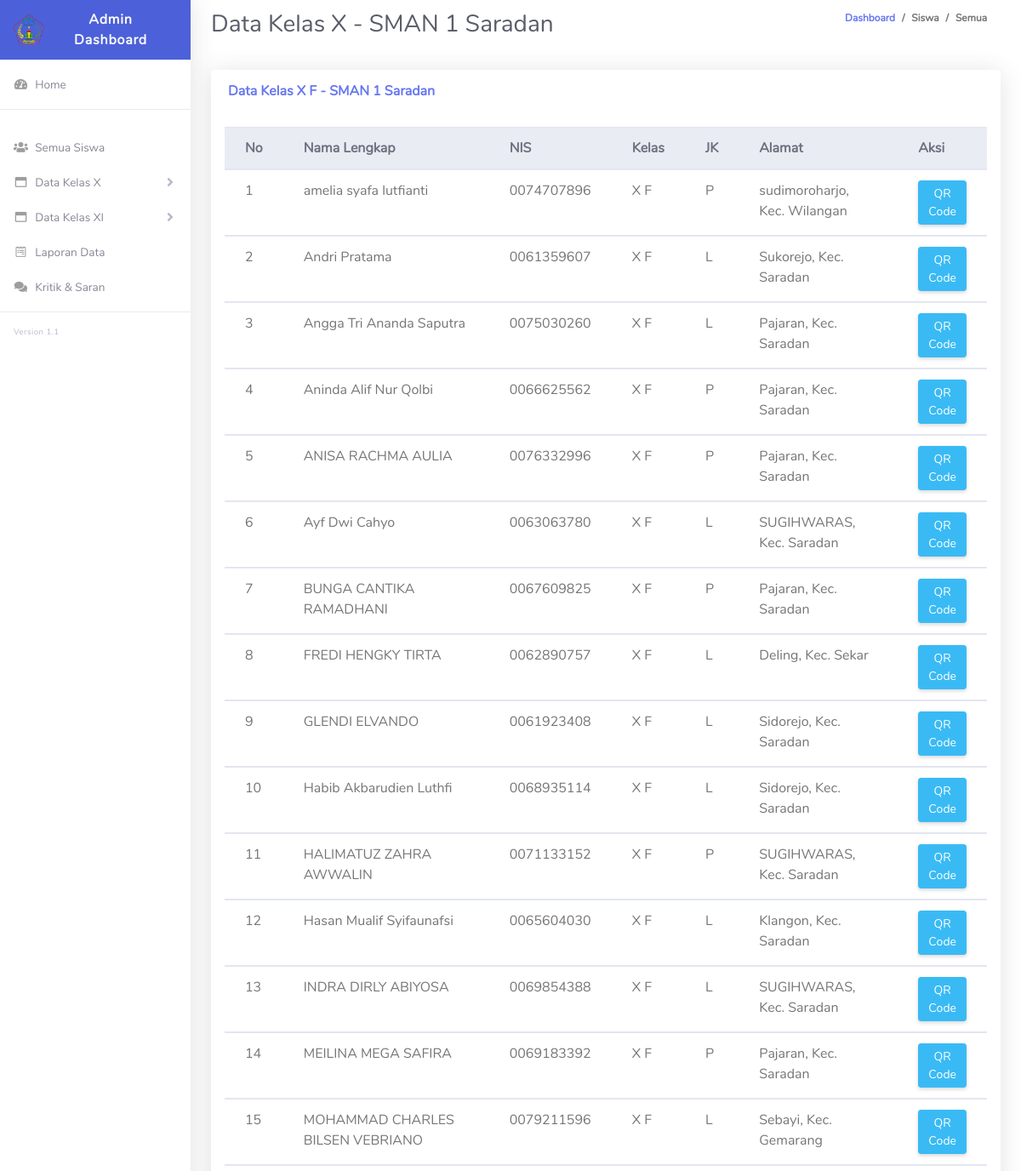
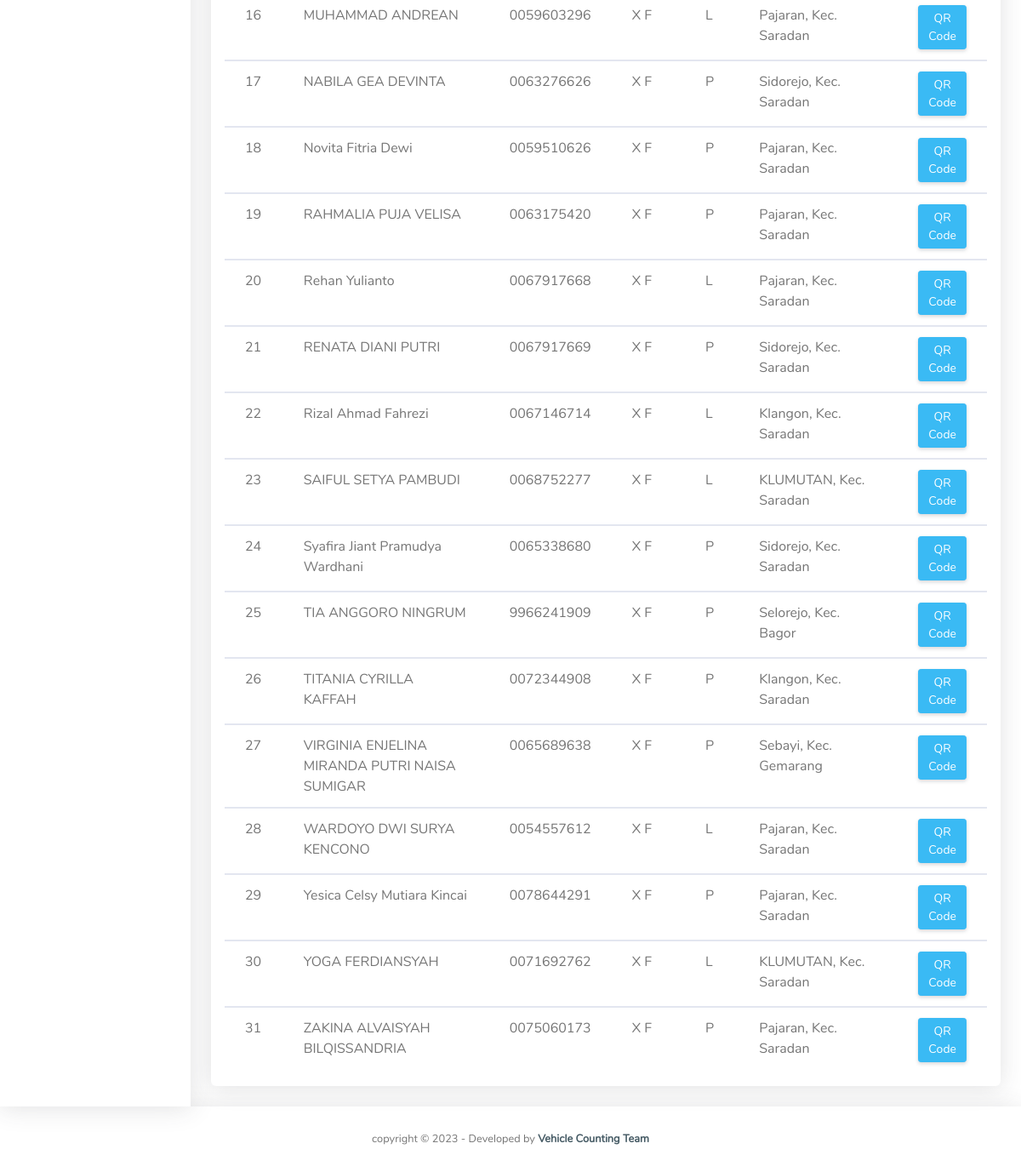
Page /index.php/siswa/kelas_10_f on the committed database (2 pictures, top to bottom).
### tables this page shows
CREATE TABLE `siswa` (
  `id` int(11) NOT NULL,
  `nama_siswa` varchar(50) DEFAULT NULL,
  `nis` varchar(32) DEFAULT NULL,
  `kelas` varchar(12) DEFAULT NULL,
  `tempal_lahir` varchar(32) DEFAULT NULL,
  `tgl_lahir` date DEFAULT NULL,
  `alamat` varchar(50) DEFAULT NULL,
  `no_hp` varchar(16) DEFAULT NULL,
  `j_kelamin` varchar(8) DEFAULT NULL,
  `no_hp_wali` varchar(16) DEFAULT NULL,
  `password` varchar(32) DEFAULT NULL
);

### application/controllers/Siswa.php (called while the page is built, shortened)
<?php
class Siswa extends CI_Controller {
    public function __construct()
	{
		$this->load->model('M_admin');
	}
    public function kelas_10_f()
	{
        $data['siswa'] = $this->M_admin->get_10f();
		$this->load->view('headers');
		$this->load->view('kelas_10/kelas_10f_view', $data);
		$this->load->view('footers');
	}
}

### index.php (called while the page is built, shortened)
<?php
require_once BASEPATH.'core/CodeIgniter.php';

### application/models/M_admin.php (called while the page is built, shortened)
<?php
class M_admin extends CI_Model {
	public function get_10f() {
		$data = $this->db->query("SELECT * from siswa WHERE kelas='X F'");
		return $data->result();
	}
}

### application/views/kelas_10/kelas_10f_view.php (the view)
<div class="container-fluid" id="container-wrapper">
  <div class="d-sm-flex align-items-center justify-content-between mb-4">
    <h1 class="h3 mb-0 text-gray-800">Data Kelas X - SMAN 1 Saradan</h1>
    <ol class="breadcrumb">
      <li class="breadcrumb-item"><a href="./">Dashboard</a></li>
      <li class="breadcrumb-item">Siswa</li>
      <li class="breadcrumb-item active" aria-current="page">Semua</li>
    </ol>
  </div>
  <div class="row">
    <div class="col-lg-12">
      <div class="card mb-4">
        <div class="card-header py-3 d-flex flex-row align-items-center justify-content-between">
          <h6 class="m-0 font-weight-bold text-primary">Data Kelas X F - SMAN 1 Saradan</h6>
        </div>
        <div class="table-responsive p-3">
          <table class="table align-items-center table-flush" id="table1">
            <thead class="thead-light">
              <tr>
                <th>No</th>
                <th>Nama Lengkap</th>
                <th>NIS</th>
                <th>Kelas</th>
                <th>JK</th>
                <th>Alamat</th>
                <th>Aksi</th>
              </tr>
            </thead>
            <?php
            $no = 1;
            foreach($siswa as $row ) { ?>
            <tbody>
              <tr>
                <td><?= $no++; ?></td>
                <td><?= $row->nama_siswa ?></td>
                <td><?= $row->nis ?></td>
                <td><?= $row->kelas ?></td>
                <td><?= $row->j_kelamin ?></td>
                <td><?= $row->alamat ?></td>
                <td>
                    <a href="#" class="btn btn-info btn-sm">
                        QR Code
                    </a>
                </td>
              </tr>
            <?php }?>
            </tbody>
          </table>
        </div>
      </div>
    </div>
  </div>

### rows in the picture
siswa: nama_siswa "amelia syafa lutfianti", nis "0074707896", kelas "X F", j_kelamin "P", alamat "sudimoroharjo, Kec. Wilangan"
siswa: nama_siswa "Andri Pratama", nis "0061359607", kelas "X F", j_kelamin "L", alamat "Sukorejo, Kec. Saradan"
siswa: nama_siswa "Angga Tri Ananda Saputra", nis "0075030260", kelas "X F", j_kelamin "L", alamat "Pajaran, Kec. Saradan"
siswa: nama_siswa "Aninda Alif Nur Qolbi", nis "0066625562", kelas "X F", j_kelamin "P", alamat "Pajaran, Kec. Saradan"
siswa: nama_siswa "ANISA RACHMA AULIA", nis "0076332996", kelas "X F", j_kelamin "P", alamat "Pajaran, Kec. Saradan"
siswa: nama_siswa "Ayf Dwi Cahyo", nis "0063063780", kelas "X F", j_kelamin "L", alamat "SUGIHWARAS, Kec. Saradan"
siswa: nama_siswa "BUNGA CANTIKA RAMADHANI", nis "0067609825", kelas "X F", j_kelamin "P", alamat "Pajaran, Kec. Saradan"
siswa: nama_siswa "FREDI HENGKY TIRTA", nis "0062890757", kelas "X F", j_kelamin "L", alamat "Deling, Kec. Sekar"
siswa: nama_siswa "GLENDI ELVANDO", nis "0061923408", kelas "X F", j_kelamin "L", alamat "Sidorejo, Kec. Saradan"
siswa: nama_siswa "Habib Akbarudien Luthfi", nis "0068935114", kelas "X F", j_kelamin "L", alamat "Sidorejo, Kec. Saradan"
siswa: nama_siswa "HALIMATUZ ZAHRA AWWALIN", nis "0071133152", kelas "X F", j_kelamin "P", alamat "SUGIHWARAS, Kec. Saradan"
siswa: nama_siswa "Hasan Mualif Syifaunafsi", nis "0065604030", kelas "X F", j_kelamin "L", alamat "Klangon, Kec. Saradan"
siswa: nama_siswa "INDRA DIRLY ABIYOSA", nis "0069854388", kelas "X F", j_kelamin "L", alamat "SUGIHWARAS, Kec. Saradan"
siswa: nama_siswa "MEILINA MEGA SAFIRA", nis "0069183392", kelas "X F", j_kelamin "P", alamat "Pajaran, Kec. Saradan"
siswa: nama_siswa "MOHAMMAD CHARLES BILSEN VEBRIANO", nis "0079211596", kelas "X F", j_kelamin "L", alamat "Sebayi, Kec. Gemarang"
siswa: nama_siswa "MUHAMMAD ANDREAN", nis "0059603296", kelas "X F", j_kelamin "L", alamat "Pajaran, Kec. Saradan"
siswa: nama_siswa "NABILA GEA DEVINTA", nis "0063276626", kelas "X F", j_kelamin "P", alamat "Sidorejo, Kec. Saradan"
siswa: nama_siswa "Novita Fitria Dewi", nis "0059510626", kelas "X F", j_kelamin "P", alamat "Pajaran, Kec. Saradan"
siswa: nama_siswa "RAHMALIA PUJA VELISA", nis "0063175420", kelas "X F", j_kelamin "P", alamat "Pajaran, Kec. Saradan"
siswa: nama_siswa "Rehan Yulianto", nis "0067917668", kelas "X F", j_kelamin "L", alamat "Pajaran, Kec. Saradan"
siswa: nama_siswa "RENATA DIANI PUTRI", nis "0067917669", kelas "X F", j_kelamin "P", alamat "Sidorejo, Kec. Saradan"
siswa: nama_siswa "Rizal Ahmad Fahrezi", nis "0067146714", kelas "X F", j_kelamin "L", alamat "Klangon, Kec. Saradan"
siswa: nama_siswa "SAIFUL SETYA PAMBUDI", nis "0068752277", kelas "X F", j_kelamin "L", alamat "KLUMUTAN, Kec. Saradan"
siswa: nama_siswa "Syafira Jiant Pramudya Wardhani", nis "0065338680", kelas "X F", j_kelamin "P", alamat "Sidorejo, Kec. Saradan"
siswa: nama_siswa "TIA ANGGORO NINGRUM", nis "9966241909", kelas "X F", j_kelamin "P", alamat "Selorejo, Kec. Bagor"
siswa: nama_siswa "TITANIA CYRILLA KAFFAH", nis "0072344908", kelas "X F", j_kelamin "P", alamat "Klangon, Kec. Saradan"
siswa: nama_siswa "VIRGINIA ENJELINA MIRANDA PUTRI NAISA SUMIGAR", nis "0065689638", kelas "X F", j_kelamin "P", alamat "Sebayi, Kec. Gemarang"
siswa: nama_siswa "WARDOYO DWI SURYA KENCONO", nis "0054557612", kelas "X F", j_kelamin "L", alamat "Pajaran, Kec. Saradan"
siswa: nama_siswa "Yesica Celsy Mutiara Kincai", nis "0078644291", kelas "X F", j_kelamin "P", alamat "Pajaran, Kec. Saradan"
siswa: nama_siswa "YOGA FERDIANSYAH", nis "0071692762", kelas "X F", j_kelamin "L", alamat "KLUMUTAN, Kec. Saradan"
siswa: nama_siswa "ZAKINA ALVAISYAH BILQISSANDRIA", nis "0075060173", kelas "X F", j_kelamin "P", alamat "Pajaran, Kec. Saradan"
